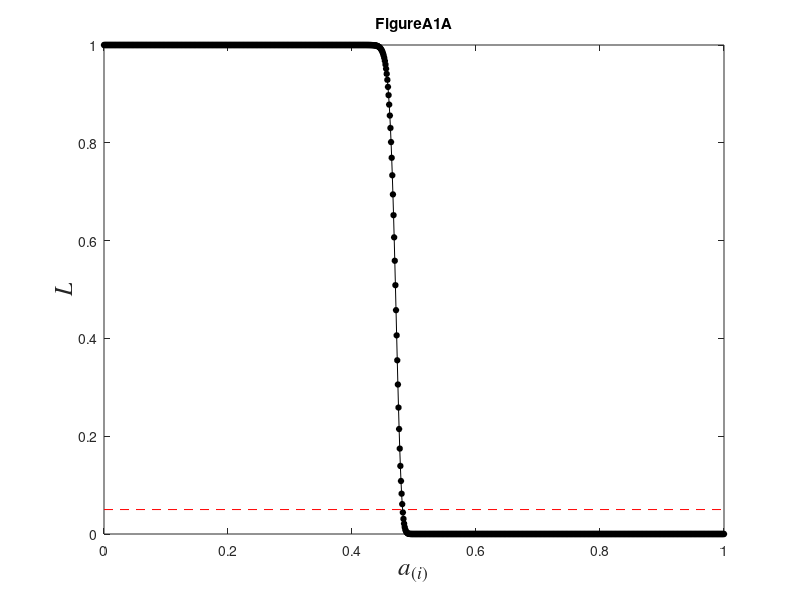
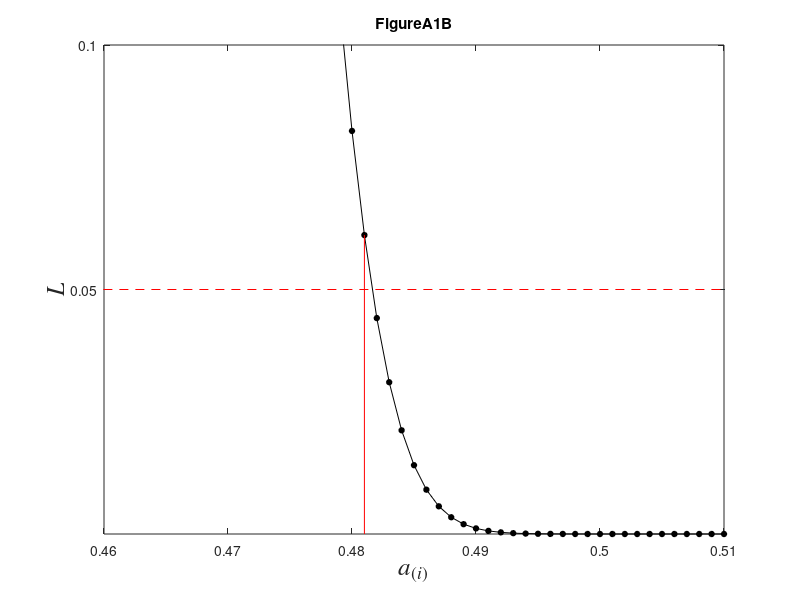

These figures' MATLAB source, in order:
%% Draw figure A1

alpha = 0.05;
g0=0.5;
N=50;
i=1;
N_trial=1000;
Pcp=0.9;
Pcm = 0.5;
gamma=0.8;
FIGfilename = 'Figure/FigureA1.ps';

% possible order statistic and the probability cumularive distribution
% function of D-Acc with (pp_cdf) and without (pm_cdf, pm_less) label
% information
possible_order_stat = 0:(1/N_trial):1;
pm_cdf = binocdf(0:N_trial,N_trial,Pcm);
pm_less = [0 pm_cdf(1:end-1)];
pp_cdf = binocdf(0:N_trial,N_trial,Pcp);

% Calculate the threshold T
Q= (1-g0)*pm_less; % Q for each possible order statistic
L=binocdf(i-1,N,Q); % L for each possible order statistic
Tid=find(L>=alpha,1,'last');
T = possible_order_stat(Tid);

% draw figure
figure
plot(possible_order_stat,L,'o-k','MarkerFaceColor','k','MarkerSize',4)
hold on
plot([0 1],alpha*[1 1],'r--')
set(gca,'YTick',0:0.2:1,'XTick',0:0.2:1)
xlabel('\sla\rm_{(\sli\rm)}','FontSize',18,'FontName','Times');
ylabel('\slL','FontSize',18,'FontName','Times');   
title('FigureA1A')
print('-dpsc','-append',FIGfilename);

% draw zoomup figure
ax = gca;
h = figure;
copyobj(ax,h)
plot(T*[1 1],[0 L(Tid)],'r')
axis([0.46 0.51 0 0.1])
set(gca,'YTick',[0.05 0.1],'XTick',0.46:0.01:0.51)
xlabel('\sla\rm_{(\sli\rm)}','FontSize',18,'FontName','Times');
ylabel('\slL','FontSize',18,'FontName','Times');   
title('FigureA1B')
print('-dpsc','-append',FIGfilename);

%% Get values for text.
pp_at_below_T = pp_cdf(Tid);
pm_at_below_T = pm_cdf(Tid);
p_at_below_T = gamma*pp_at_below_T+(1-gamma)*pm_at_below_T;
P_sig = binocdf(i-1,N,p_at_below_T);

fprintf('i=1 case:\n T is  %g\np_at_below_T is %.3g\nP_sig is %.3g\n\n',T,p_at_below_T,P_sig)

i=19;
L=binocdf(i-1,N,Q);
Tid=find(L>=alpha,1,'last');
T = possible_order_stat(Tid);
pp_at_below_T = pp_cdf(Tid);
pm_at_below_T = pm_cdf(Tid);
p_at_below_T = gamma*pp_at_below_T+(1-gamma)*pm_at_below_T;
P_sig = binocdf(i-1,N,p_at_below_T);
fprintf('i=19 case:\n T is  %g\np_at_below_T is %.3g\nP_sig is %.3g\n',T,p_at_below_T,P_sig)
